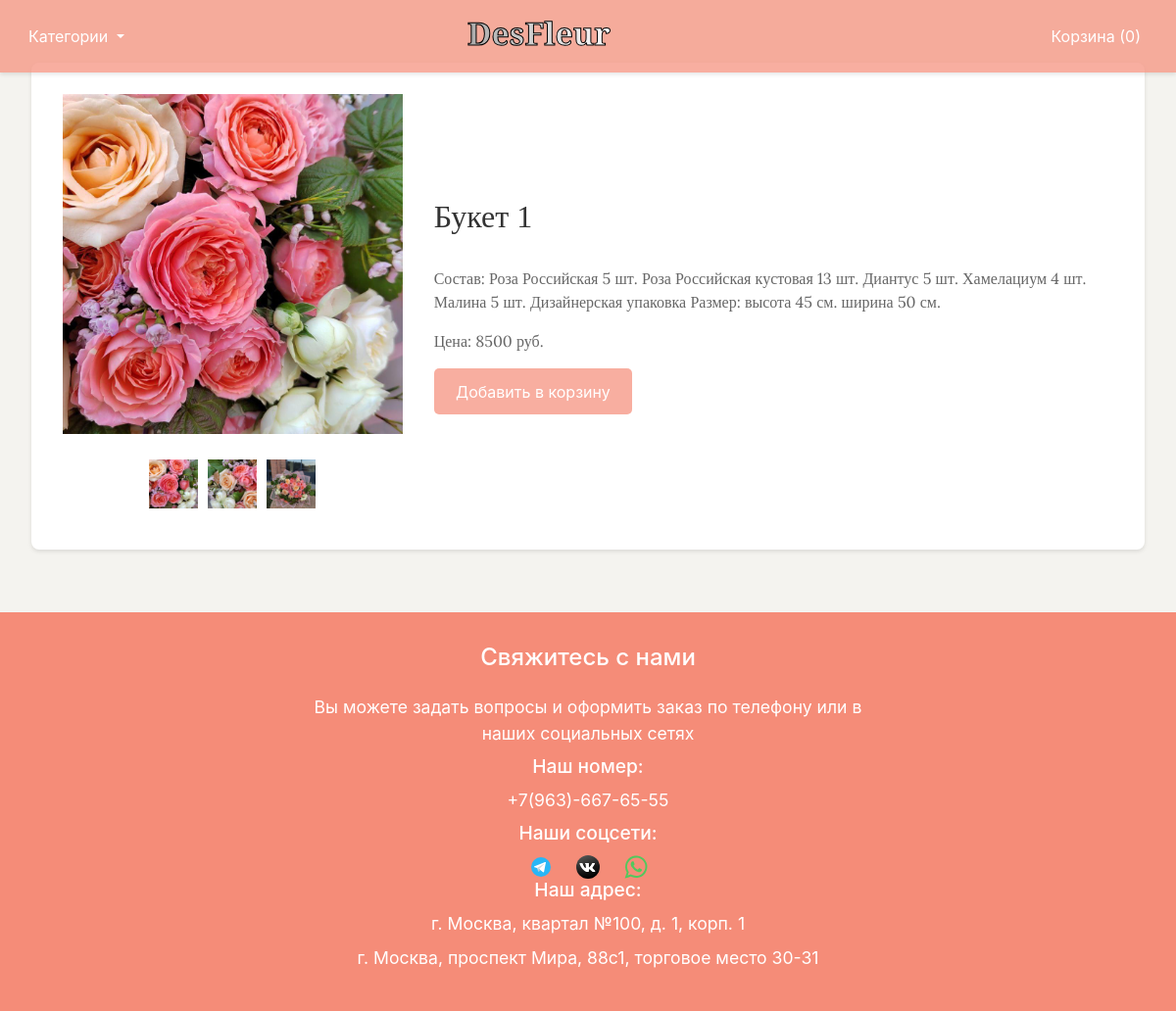
The page /flower/2 on the database as committed earlier.
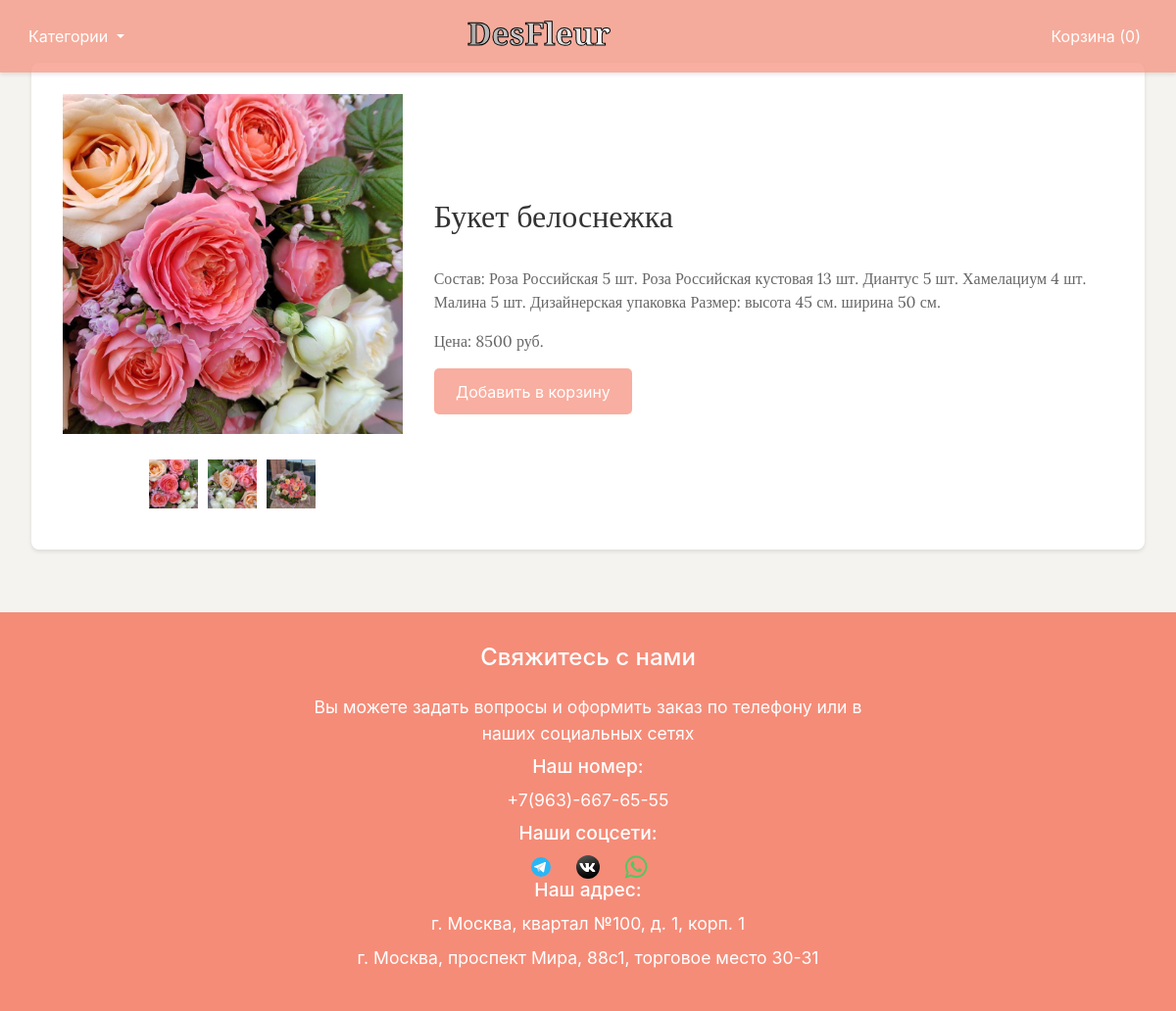
The same page on the database as committed later.
### tables this page shows
CREATE TABLE flowers (id INTEGER PRIMARY KEY AUTOINCREMENT, name TEXT NOT NULL, description TEXT, price INTEGER NOT NULL, image_paths TEXT, category TEXT NOT NULL);

### app.py (the view)
@app.route('/flower/<int:flower_id>')
def flower(flower_id):
    flower = models.get_flower(flower_id)
    cart_items = session.get('cart', [])
    total_price = sum(item[3] for item in cart_items)
    return render_template('product.html', flower=flower, total_price=total_price)

### models.py (called while the page is built)
def get_flower(flower_id):
    conn = sqlite3.connect('flowers.db')
    c = conn.cursor()
    c.execute('SELECT * FROM flowers WHERE id = ?', (flower_id,))
    flower = c.fetchone()
    conn.close()
    return flower

### templates/product.html
{% extends 'base.html' %}
{% block content %}
<div class="flower-details">
    <div class="flower-images-description">
        <div class="flower-images">
            <div class="main-image">
                {% if flower[4] %}
                {% set image_paths = flower[4].split(',') %}
                <img id="main-image" src="../{{ image_paths[0] }}" alt="{{ flower[1] }}"
                     style="width: 100%; height: auto;">
                {% else %}
                <img src="{{ url_for('static', filename='images/placeholder.jpg') }}" alt="Placeholder">
                {% endif %}
            </div>
            <div class="thumbnails">
                {% if flower[4] %}
                {% for image_path in image_paths %}
                <img class="thumbnail" src="../{{ image_path }}" alt="{{ flower[1] }}"
                     style="width: 50px; height: 50px; cursor: pointer;">
                {% endfor %}
                {% endif %}
            </div>
        </div>
        <div class="flower-info" style="background-color: white">
            <h1>{{ flower[1] }}</h1>
            <p>{{ flower[2] }}</p>
            <p>Цена: {{ flower[3] }} руб.</p>
            <a class="add-to-cart-button" href="{{ url_for('add_to_cart', flower_id=flower[0]) }}">Добавить в
                корзину</a>
        </div>
    </div>
</div>
{% endblock %}

### templates/base.html (shortened to what this page needs)
<!DOCTYPE html>
<html lang="ru">
<head>
    <link rel="stylesheet" href="{{ url_for('static', filename='css/styles.css') }}">
    <link rel="stylesheet"
          href="https://cdn.jsdelivr.net/npm/bootstrap@4.5.3/dist/css/bootstrap.min.css"
>
</head>
<body>
<header>
    <nav class="navbar navbar-expand-lg sticky-top navbar-dark">
        <div class="collapse navbar-collapse" id="navbarSupportedContent">
            <ul class="navbar-nav mr-auto">
                <li class="nav-item dropdown">
                    <a class="nav-link dropdown-toggle btn" href="#" id="categoriesDropdown" role="button"
                       data-toggle="dropdown" aria-haspopup="true" aria-expanded="false" style="color: white">
                        Категории
                    </a>
                </li>
            </ul>
            <div class="logo-full" style="margin-right: 35%">
                <a href="{{ url_for('index') }}" class="logo">
                    <svg width="200" height="50" xmlns="http://www.w3.org/2000/svg">
                        <text x="50%" y="50%" class="fancy-text" dominant-baseline="middle" text-anchor="middle">
                            DesFleur
                        </text>
                    </svg>
                </a>
            </div>
            <p class="mt-1 mb-1">
                <button id="cart-button" class="cart">Корзина (<span id="cart-count">{{ session.get('cart', [])|length }}</span>)
                </button>
            </p>
        </div>
    </nav>
</header>
<div class="main-content">
    <div class="container1">
        {% block content %}{% endblock %}
    </div>
</div>
<footer>
    <div class="footer-content">
        <h2>Свяжитесь с нами</h2>
        <p>Вы можете задать вопросы и оформить заказ по телефону или в наших социальных сетях</p>
        <h3>Наш номер:</h3>
        <p><a href="tel:+79636676555">+7(963)-667-65-55</a></p>
        <h3>Наши соцсети:</h3>
        <div class="social-icons">
            <a href="https://t.me/desfleur_mykinino" target="_blank">
                <img src="{{ url_for('static', filename='images/telegram.svg') }}" alt="Telegram"
                     style="width: 24px; height: 24px; vertical-align: middle;">
            </a>
            <a href="https://vk.com/id871975525" target="_blank">
                <img src="{{ url_for('static', filename='images/vk.svg') }}" alt="VK"
                     style="width: 24px; height: 24px; vertical-align: middle;">
            </a>
            <a href="https://wa.me/79636676555" target="_blank">
                <img src="{{ url_for('static', filename='images/whatsapp.svg') }}" alt="WhatsApp"
                     style="width: 24px; height: 24px; vertical-align: middle;">
            </a>
        </div>
        <h3>Наш адрес:</h3>
        <p><a href="https://yandex.ru/navi/org/desfleur/204205974366/?ll=37.348976%2C55.801481&z=16" target="_blank">г. Москва, квартал №100, д. 1, корп. 1</a></p>
        <p>
            <a href="https://yandex.ru/maps/213/moscow/house/prospekt_mira_88s1/Z04YcARnSEQGQFtvfXt4cn5hYw==/?ll=37.637110%2C55.792145&z=13.77"
               target="_blank">г. Москва, проспект Мира, 88с1, торговое место 30-31</a></p>
    </div>
</footer>
</body>
</html>

### static/css/styles.css (style rules this page uses)
body { font-family: 'Lora', serif; background-color: #ffff78; margin: 0; padding: 0; color: #333; display: flex; flex-direction: column; min-height: 100vh; }
header { background-color: rgba(245, 140, 120, 0.7); position: fixed; width: 100%; padding: 4px; box-shadow: 0 2px 4px rgba(0, 0, 0, 0.1); }
nav { display: flex; justify-content: space-between; align-items: center; width: 100%; }
.logo svg { width: 200px; height: 50px; }
.navbar-nav { flex: 1; display: flex; justify-content: flex-start; }
.logo { display: flex; justify-content: center; align-items: center; }
.fancy-text { font-family: 'Playfair Display', serif; font-size: 32px; font-weight: bold; fill: url(#grad1); text-anchor: middle; stroke: black; stroke-width: 1; }
.cart { background-color: rgba(0, 0, 0, 0); color: white; padding: 0.5em 1em; border: none; border-radius: 5px; font-size: 1em; cursor: pointer; width: 100%; }
.main-content { flex: 1; display: flex; justify-content: center; padding: 2em; background-color: #f4f3ef; }
.flower-info { background-color: #fffff8; border-radius: 0 0 8px 8px; }
.flower-info p { color: #666666; font-family: 'Lora', serif; font-size: 1em; font-weight: normal; }
footer { background-color: #f58c78; color: white; text-align: center; padding: 2em 0; margin-top: auto; }
.footer-content { max-width: 600px; margin: 0 auto; text-align: center; }
.footer-content h2 { color: white; font-size: 1.5em; margin-bottom: 1em; }
.footer-content h3 { color: white; font-size: 1.2em; margin-bottom: 0.5em; }
.footer-content p { color: white; margin: 0.5em 0; font-size: 1.1em; }
.footer-content a { color: white; text-decoration: none; }
.social-icons a { margin: 0 10px; }
.flower-details { background-color: #ffffff; border-radius: 8px; box-shadow: 0 2px 4px rgba(0, 0, 0, 0.1); width: 100%; max-width: 1200px; margin: 2em auto; padding: 2em; display: flex; justify-content: center; }
.flower-images-description { display: flex; width: 100%; }
.flower-images { flex: 1; display: flex; flex-direction: column; align-items: center; margin-right: 2em; }
.main-image { margin-bottom: 1em; }
.thumbnails { display: flex; justify-content: center; gap: 10px; }
.flower-info { flex: 2; display: flex; flex-direction: column; justify-content: center; background-color: #f4f3ef; }
.flower-info h1 { color: #333; font-family: 'Playfair Display', serif; font-size: 2em; margin-bottom: 1em; }
.flower-info p { color: #666; font-family: 'Lora', serif; font-size: 1em; margin-bottom: 1em; }
.add-to-cart-button { background-color: rgba(245, 140, 120, 0.7); color: white; padding: 0.7em 1.4em; border: none; border-radius: 5px; cursor: pointer; font-size: 1em; align-self: flex-start; }
.logo-full { display: block; }
.thumbnails { display: flex; align-items: center; overflow-x: auto; gap: 10px; padding: 10px 0; }

Rows that differ between the two databases and show on the page:
changed flowers: name "Букет 1" → "Букет белоснежка"
